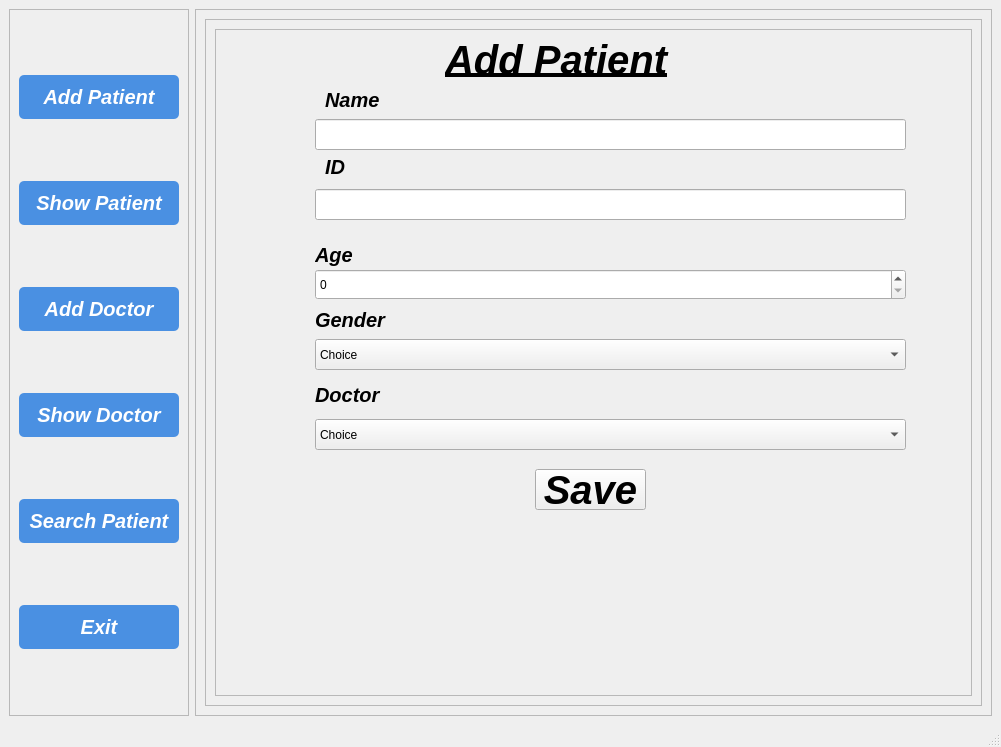
<?xml version="1.0" encoding="UTF-8"?>
<ui version="4.0">
 <class>MainWindow</class>
 <widget class="QMainWindow" name="MainWindow">
  <property name="geometry">
   <rect>
    <x>0</x>
    <y>0</y>
    <width>1001</width>
    <height>747</height>
   </rect>
  </property>
  <property name="windowTitle">
   <string>MainWindow</string>
  </property>
  <widget class="QWidget" name="centralwidget">
   <layout class="QHBoxLayout" name="horizontalLayout">
    <item>
     <widget class="QFrame" name="left_menu_frame">
      <property name="maximumSize">
       <size>
        <width>200</width>
        <height>16777215</height>
       </size>
      </property>
      <property name="cursor">
       <cursorShape>ArrowCursor</cursorShape>
      </property>
      <property name="styleSheet">
       <string notr="true">QPushButton {
    background-color: #4a90e2; 
    color: white; 
    border-radius: 5px; 
    padding: 10px; 
    font-weight: bold;
}

QPushButton:hover {
    background-color: #357abd;
}</string>
      </property>
      <property name="frameShape">
       <enum>QFrame::Shape::StyledPanel</enum>
      </property>
      <property name="frameShadow">
       <enum>QFrame::Shadow::Raised</enum>
      </property>
      <layout class="QVBoxLayout" name="verticalLayout">
       <item>
        <widget class="QPushButton" name="btn_AddPatient">
         <property name="font">
          <font>
           <pointsize>15</pointsize>
           <italic>true</italic>
           <bold>true</bold>
          </font>
         </property>
         <property name="text">
          <string>Add Patient</string>
         </property>
        </widget>
       </item>
       <item>
        <widget class="QPushButton" name="btn_ShowPatient">
         <property name="font">
          <font>
           <pointsize>15</pointsize>
           <italic>true</italic>
           <bold>true</bold>
          </font>
         </property>
         <property name="text">
          <string>Show Patient</string>
         </property>
        </widget>
       </item>
       <item>
        <widget class="QPushButton" name="btn_AddDoctor">
         <property name="font">
          <font>
           <pointsize>15</pointsize>
           <italic>true</italic>
           <bold>true</bold>
          </font>
         </property>
         <property name="text">
          <string>Add Doctor</string>
         </property>
        </widget>
       </item>
       <item>
        <widget class="QPushButton" name="btn_ShowDoctor">
         <property name="font">
          <font>
           <pointsize>15</pointsize>
           <italic>true</italic>
           <bold>true</bold>
          </font>
         </property>
         <property name="text">
          <string>Show Doctor</string>
         </property>
        </widget>
       </item>
       <item>
        <widget class="QPushButton" name="btn_searchpatient">
         <property name="font">
          <font>
           <pointsize>15</pointsize>
           <italic>true</italic>
           <bold>true</bold>
          </font>
         </property>
         <property name="text">
          <string>Search Patient</string>
         </property>
        </widget>
       </item>
       <item>
        <widget class="QPushButton" name="btn_Exit">
         <property name="font">
          <font>
           <pointsize>15</pointsize>
           <italic>true</italic>
           <bold>true</bold>
          </font>
         </property>
         <property name="text">
          <string>Exit</string>
         </property>
        </widget>
       </item>
      </layout>
     </widget>
    </item>
    <item>
     <widget class="QFrame" name="frame">
      <property name="frameShape">
       <enum>QFrame::Shape::StyledPanel</enum>
      </property>
      <property name="frameShadow">
       <enum>QFrame::Shadow::Raised</enum>
      </property>
      <layout class="QHBoxLayout" name="horizontalLayout_2">
       <item>
        <widget class="QFrame" name="frame_2">
         <property name="frameShape">
          <enum>QFrame::Shape::StyledPanel</enum>
         </property>
         <property name="frameShadow">
          <enum>QFrame::Shadow::Raised</enum>
         </property>
         <layout class="QHBoxLayout" name="horizontalLayout_3">
          <item>
           <widget class="QFrame" name="frame_4">
            <property name="frameShape">
             <enum>QFrame::Shape::StyledPanel</enum>
            </property>
            <property name="frameShadow">
             <enum>QFrame::Shadow::Raised</enum>
            </property>
            <layout class="QHBoxLayout" name="horizontalLayout_4">
             <item>
              <widget class="QStackedWidget" name="stackedWidget">
               <property name="cursor">
                <cursorShape>PointingHandCursor</cursorShape>
               </property>
               <property name="currentIndex">
                <number>0</number>
               </property>
               <widget class="QWidget" name="page">
                <widget class="QLabel" name="label">
                 <property name="geometry">
                  <rect>
                   <x>220</x>
                   <y>0</y>
                   <width>231</width>
                   <height>41</height>
                  </rect>
                 </property>
                 <property name="font">
                  <font>
                   <pointsize>30</pointsize>
                   <italic>true</italic>
                   <bold>true</bold>
                   <underline>true</underline>
                  </font>
                 </property>
                 <property name="text">
                  <string>Add Patient</string>
                 </property>
                </widget>
                <widget class="QLineEdit" name="txt_patientname">
                 <property name="geometry">
                  <rect>
                   <x>90</x>
                   <y>80</y>
                   <width>591</width>
                   <height>31</height>
                  </rect>
                 </property>
                </widget>
                <widget class="QLabel" name="label_2">
                 <property name="geometry">
                  <rect>
                   <x>100</x>
                   <y>50</y>
                   <width>71</width>
                   <height>21</height>
                  </rect>
                 </property>
                 <property name="font">
                  <font>
                   <pointsize>15</pointsize>
                   <italic>true</italic>
                   <bold>true</bold>
                  </font>
                 </property>
                 <property name="text">
                  <string>Name</string>
                 </property>
                </widget>
                <widget class="QLabel" name="label_3">
                 <property name="geometry">
                  <rect>
                   <x>90</x>
                   <y>200</y>
                   <width>61</width>
                   <height>31</height>
                  </rect>
                 </property>
                 <property name="font">
                  <font>
                   <pointsize>15</pointsize>
                   <italic>true</italic>
                   <bold>true</bold>
                  </font>
                 </property>
                 <property name="text">
                  <string>Age</string>
                 </property>
                </widget>
                <widget class="QSpinBox" name="spn_patientage">
                 <property name="geometry">
                  <rect>
                   <x>90</x>
                   <y>230</y>
                   <width>591</width>
                   <height>31</height>
                  </rect>
                 </property>
                </widget>
                <widget class="QLabel" name="label_4">
                 <property name="geometry">
                  <rect>
                   <x>90</x>
                   <y>270</y>
                   <width>71</width>
                   <height>21</height>
                  </rect>
                 </property>
                 <property name="font">
                  <font>
                   <pointsize>15</pointsize>
                   <italic>true</italic>
                   <bold>true</bold>
                  </font>
                 </property>
                 <property name="text">
                  <string>Gender</string>
                 </property>
                </widget>
                <widget class="QComboBox" name="cmb_patientgender">
                 <property name="geometry">
                  <rect>
                   <x>90</x>
                   <y>300</y>
                   <width>591</width>
                   <height>31</height>
                  </rect>
                 </property>
                 <item>
                  <property name="text">
                   <string>Choice</string>
                  </property>
                 </item>
                 <item>
                  <property name="text">
                   <string>Male</string>
                  </property>
                 </item>
                 <item>
                  <property name="text">
                   <string>Female</string>
                  </property>
                 </item>
                </widget>
                <widget class="QLabel" name="label_5">
                 <property name="geometry">
                  <rect>
                   <x>90</x>
                   <y>340</y>
                   <width>71</width>
                   <height>31</height>
                  </rect>
                 </property>
                 <property name="font">
                  <font>
                   <pointsize>15</pointsize>
                   <italic>true</italic>
                   <bold>true</bold>
                  </font>
                 </property>
                 <property name="text">
                  <string>Doctor</string>
                 </property>
                </widget>
                <widget class="QComboBox" name="cmb_selectdoctor">
                 <property name="geometry">
                  <rect>
                   <x>90</x>
                   <y>380</y>
                   <width>591</width>
                   <height>31</height>
                  </rect>
                 </property>
                 <item>
                  <property name="text">
                   <string>Choice</string>
                  </property>
                 </item>
                </widget>
                <widget class="QPushButton" name="btn_savepatient">
                 <property name="geometry">
                  <rect>
                   <x>310</x>
                   <y>430</y>
                   <width>111</width>
                   <height>41</height>
                  </rect>
                 </property>
                 <property name="font">
                  <font>
                   <pointsize>30</pointsize>
                   <italic>true</italic>
                   <bold>true</bold>
                  </font>
                 </property>
                 <property name="text">
                  <string>Save</string>
                 </property>
                </widget>
                <widget class="QLabel" name="label_14">
                 <property name="geometry">
                  <rect>
                   <x>618</x>
                   <y>490</y>
                   <width>111</width>
                   <height>91</height>
                  </rect>
                 </property>
                 <property name="cursor">
                  <cursorShape>OpenHandCursor</cursorShape>
                 </property>
                 <property name="text">
                  <string/>
                 </property>
                 <property name="pixmap">
                  <pixmap resource="res.qrc">:/logo_ui.jpeg</pixmap>
                 </property>
                 <property name="scaledContents">
                  <bool>true</bool>
                 </property>
                </widget>
                <widget class="QLineEdit" name="txt_patientid">
                 <property name="geometry">
                  <rect>
                   <x>90</x>
                   <y>150</y>
                   <width>591</width>
                   <height>31</height>
                  </rect>
                 </property>
                </widget>
                <widget class="QLabel" name="label_18">
                 <property name="geometry">
                  <rect>
                   <x>100</x>
                   <y>120</y>
                   <width>49</width>
                   <height>16</height>
                  </rect>
                 </property>
                 <property name="font">
                  <font>
                   <pointsize>15</pointsize>
                   <italic>true</italic>
                   <bold>true</bold>
                  </font>
                 </property>
                 <property name="text">
                  <string>ID</string>
                 </property>
                </widget>
               </widget>
               <widget class="QWidget" name="page_3">
                <widget class="QLabel" name="label_6">
                 <property name="geometry">
                  <rect>
                   <x>228</x>
                   <y>10</y>
                   <width>271</width>
                   <height>41</height>
                  </rect>
                 </property>
                 <property name="font">
                  <font>
                   <pointsize>30</pointsize>
                   <italic>true</italic>
                   <bold>true</bold>
                   <underline>true</underline>
                  </font>
                 </property>
                 <property name="text">
                  <string>Show Patients</string>
                 </property>
                </widget>
                <widget class="QTableWidget" name="table_patient">
                 <property name="geometry">
                  <rect>
                   <x>5</x>
                   <y>61</y>
                   <width>751</width>
                   <height>581</height>
                  </rect>
                 </property>
                 <column>
                  <property name="text">
                   <string>ID</string>
                  </property>
                 </column>
                 <column>
                  <property name="text">
                   <string>Name</string>
                  </property>
                 </column>
                 <column>
                  <property name="text">
                   <string>Age</string>
                  </property>
                 </column>
                 <column>
                  <property name="text">
                   <string>Gender</string>
                  </property>
                 </column>
                 <column>
                  <property name="text">
                   <string>Doctor</string>
                  </property>
                 </column>
                </widget>
                <widget class="QLabel" name="label_15">
                 <property name="geometry">
                  <rect>
                   <x>630</x>
                   <y>520</y>
                   <width>101</width>
                   <height>101</height>
                  </rect>
                 </property>
                 <property name="cursor">
                  <cursorShape>PointingHandCursor</cursorShape>
                 </property>
                 <property name="text">
                  <string/>
                 </property>
                 <property name="pixmap">
                  <pixmap resource="res.qrc">:/logo_ui.jpeg</pixmap>
                 </property>
                 <property name="scaledContents">
                  <bool>true</bool>
                 </property>
                </widget>
               </widget>
               <widget class="QWidget" name="page_4">
                <widget class="QLabel" name="label_7">
                 <property name="geometry">
                  <rect>
                   <x>210</x>
                   <y>10</y>
                   <width>231</width>
                   <height>41</height>
                  </rect>
                 </property>
                 <property name="font">
                  <font>
                   <pointsize>30</pointsize>
                   <italic>true</italic>
                   <bold>true</bold>
                   <underline>true</underline>
                  </font>
                 </property>
                 <property name="text">
                  <string>Add Doctor</string>
                 </property>
                </widget>
                <widget class="QLineEdit" name="txt_DoctorName">
                 <property name="geometry">
                  <rect>
                   <x>100</x>
                   <y>90</y>
                   <width>601</width>
                   <height>31</height>
                  </rect>
                 </property>
                </widget>
                <widget class="QLabel" name="label_8">
                 <property name="geometry">
                  <rect>
                   <x>110</x>
                   <y>60</y>
                   <width>111</width>
                   <height>21</height>
                  </rect>
                 </property>
                 <property name="font">
                  <font>
                   <pointsize>13</pointsize>
                   <italic>true</italic>
                   <bold>true</bold>
                  </font>
                 </property>
                 <property name="text">
                  <string>Doctor Name</string>
                 </property>
                </widget>
                <widget class="QLabel" name="label_9">
                 <property name="geometry">
                  <rect>
                   <x>100</x>
                   <y>130</y>
                   <width>121</width>
                   <height>31</height>
                  </rect>
                 </property>
                 <property name="font">
                  <font>
                   <pointsize>13</pointsize>
                   <italic>true</italic>
                   <bold>true</bold>
                  </font>
                 </property>
                 <property name="text">
                  <string>Specialization</string>
                 </property>
                </widget>
                <widget class="QComboBox" name="cmb_DoctorSpec">
                 <property name="geometry">
                  <rect>
                   <x>100</x>
                   <y>170</y>
                   <width>601</width>
                   <height>31</height>
                  </rect>
                 </property>
                 <item>
                  <property name="text">
                   <string>Choice</string>
                  </property>
                 </item>
                 <item>
                  <property name="text">
                   <string>القلب</string>
                  </property>
                 </item>
                 <item>
                  <property name="text">
                   <string>الاسنان</string>
                  </property>
                 </item>
                 <item>
                  <property name="text">
                   <string>العظام</string>
                  </property>
                 </item>
                 <item>
                  <property name="text">
                   <string>الجراحه</string>
                  </property>
                 </item>
                 <item>
                  <property name="text">
                   <string>العيون</string>
                  </property>
                 </item>
                 <item>
                  <property name="text">
                   <string>المخ و الاعصاب</string>
                  </property>
                 </item>
                 <item>
                  <property name="text">
                   <string>الاطفال</string>
                  </property>
                 </item>
                 <item>
                  <property name="text">
                   <string>الباطنه</string>
                  </property>
                 </item>
                </widget>
                <widget class="QPushButton" name="btn_savedoctor">
                 <property name="geometry">
                  <rect>
                   <x>330</x>
                   <y>230</y>
                   <width>121</width>
                   <height>51</height>
                  </rect>
                 </property>
                 <property name="font">
                  <font>
                   <pointsize>30</pointsize>
                   <italic>true</italic>
                   <bold>true</bold>
                  </font>
                 </property>
                 <property name="text">
                  <string>Save</string>
                 </property>
                </widget>
                <widget class="QLabel" name="label_16">
                 <property name="geometry">
                  <rect>
                   <x>620</x>
                   <y>490</y>
                   <width>101</width>
                   <height>101</height>
                  </rect>
                 </property>
                 <property name="text">
                  <string/>
                 </property>
                 <property name="pixmap">
                  <pixmap resource="res.qrc">:/logo_ui.jpeg</pixmap>
                 </property>
                 <property name="scaledContents">
                  <bool>true</bool>
                 </property>
                </widget>
               </widget>
               <widget class="QWidget" name="page_2">
                <widget class="QLabel" name="label_10">
                 <property name="geometry">
                  <rect>
                   <x>248</x>
                   <y>10</y>
                   <width>261</width>
                   <height>41</height>
                  </rect>
                 </property>
                 <property name="font">
                  <font>
                   <pointsize>30</pointsize>
                   <italic>true</italic>
                   <bold>true</bold>
                   <underline>true</underline>
                  </font>
                 </property>
                 <property name="text">
                  <string>Show Doctors</string>
                 </property>
                </widget>
                <widget class="QTableWidget" name="table_doctors">
                 <property name="geometry">
                  <rect>
                   <x>20</x>
                   <y>60</y>
                   <width>731</width>
                   <height>561</height>
                  </rect>
                 </property>
                 <column>
                  <property name="text">
                   <string>New Column</string>
                  </property>
                 </column>
                 <column>
                  <property name="text">
                   <string>Specialization</string>
                  </property>
                 </column>
                </widget>
                <widget class="QLabel" name="label_17">
                 <property name="geometry">
                  <rect>
                   <x>640</x>
                   <y>520</y>
                   <width>101</width>
                   <height>91</height>
                  </rect>
                 </property>
                 <property name="text">
                  <string/>
                 </property>
                 <property name="pixmap">
                  <pixmap resource="res.qrc">:/logo_ui.jpeg</pixmap>
                 </property>
                 <property name="scaledContents">
                  <bool>true</bool>
                 </property>
                </widget>
               </widget>
               <widget class="QWidget" name="page_5">
                <widget class="QLabel" name="label_19">
                 <property name="geometry">
                  <rect>
                   <x>240</x>
                   <y>10</y>
                   <width>291</width>
                   <height>41</height>
                  </rect>
                 </property>
                 <property name="font">
                  <font>
                   <pointsize>30</pointsize>
                   <italic>true</italic>
                   <bold>true</bold>
                   <underline>true</underline>
                  </font>
                 </property>
                 <property name="text">
                  <string>Search Patient</string>
                 </property>
                </widget>
                <widget class="QLineEdit" name="txt_searchpatient">
                 <property name="geometry">
                  <rect>
                   <x>150</x>
                   <y>90</y>
                   <width>421</width>
                   <height>31</height>
                  </rect>
                 </property>
                </widget>
                <widget class="QLabel" name="label_20">
                 <property name="geometry">
                  <rect>
                   <x>160</x>
                   <y>60</y>
                   <width>101</width>
                   <height>21</height>
                  </rect>
                 </property>
                 <property name="font">
                  <font>
                   <pointsize>15</pointsize>
                   <italic>true</italic>
                   <bold>true</bold>
                  </font>
                 </property>
                 <property name="text">
                  <string>Enter Id</string>
                 </property>
                </widget>
                <widget class="QTableWidget" name="table_searchpatient">
                 <property name="geometry">
                  <rect>
                   <x>-10</x>
                   <y>140</y>
                   <width>781</width>
                   <height>461</height>
                  </rect>
                 </property>
                 <column>
                  <property name="text">
                   <string>ID</string>
                  </property>
                 </column>
                 <column>
                  <property name="text">
                   <string>Name</string>
                  </property>
                 </column>
                 <column>
                  <property name="text">
                   <string>Age</string>
                  </property>
                 </column>
                 <column>
                  <property name="text">
                   <string>Gender</string>
                  </property>
                 </column>
                 <column>
                  <property name="text">
                   <string>Doctor</string>
                  </property>
                 </column>
                </widget>
                <widget class="QLabel" name="label_21">
                 <property name="geometry">
                  <rect>
                   <x>640</x>
                   <y>510</y>
                   <width>101</width>
                   <height>91</height>
                  </rect>
                 </property>
                 <property name="text">
                  <string/>
                 </property>
                 <property name="pixmap">
                  <pixmap resource="res.qrc">:/logo_ui.jpeg</pixmap>
                 </property>
                 <property name="scaledContents">
                  <bool>true</bool>
                 </property>
                </widget>
               </widget>
               <widget class="QWidget" name="page_login">
                <widget class="QLineEdit" name="txt_username">
                 <property name="geometry">
                  <rect>
                   <x>0</x>
                   <y>200</y>
                   <width>311</width>
                   <height>21</height>
                  </rect>
                 </property>
                </widget>
                <widget class="QLineEdit" name="txt_password">
                 <property name="geometry">
                  <rect>
                   <x>0</x>
                   <y>250</y>
                   <width>311</width>
                   <height>21</height>
                  </rect>
                 </property>
                 <property name="echoMode">
                  <enum>QLineEdit::EchoMode::Password</enum>
                 </property>
                </widget>
                <widget class="QPushButton" name="btn_login">
                 <property name="geometry">
                  <rect>
                   <x>110</x>
                   <y>280</y>
                   <width>75</width>
                   <height>31</height>
                  </rect>
                 </property>
                 <property name="font">
                  <font>
                   <pointsize>15</pointsize>
                   <italic>true</italic>
                   <bold>true</bold>
                  </font>
                 </property>
                 <property name="text">
                  <string>Login</string>
                 </property>
                </widget>
                <widget class="QLabel" name="label_13">
                 <property name="geometry">
                  <rect>
                   <x>448</x>
                   <y>180</y>
                   <width>101</width>
                   <height>101</height>
                  </rect>
                 </property>
                 <property name="text">
                  <string/>
                 </property>
                 <property name="pixmap">
                  <pixmap>hospital_logo.png.png</pixmap>
                 </property>
                 <property name="scaledContents">
                  <bool>true</bool>
                 </property>
                </widget>
                <widget class="QLabel" name="lbl_logo">
                 <property name="geometry">
                  <rect>
                   <x>-100</x>
                   <y>-30</y>
                   <width>1151</width>
                   <height>671</height>
                  </rect>
                 </property>
                 <property name="text">
                  <string/>
                 </property>
                 <property name="pixmap">
                  <pixmap resource="res.qrc">:/hospital_logo.png</pixmap>
                 </property>
                 <property name="scaledContents">
                  <bool>true</bool>
                 </property>
                </widget>
                <widget class="QLabel" name="label_11">
                 <property name="geometry">
                  <rect>
                   <x>10</x>
                   <y>175</y>
                   <width>101</width>
                   <height>21</height>
                  </rect>
                 </property>
                 <property name="font">
                  <font>
                   <pointsize>15</pointsize>
                   <italic>true</italic>
                   <bold>true</bold>
                  </font>
                 </property>
                 <property name="text">
                  <string>Username</string>
                 </property>
                </widget>
                <widget class="QLabel" name="label_12">
                 <property name="geometry">
                  <rect>
                   <x>10</x>
                   <y>219</y>
                   <width>101</width>
                   <height>31</height>
                  </rect>
                 </property>
                 <property name="font">
                  <font>
                   <pointsize>15</pointsize>
                   <italic>true</italic>
                   <bold>true</bold>
                  </font>
                 </property>
                 <property name="text">
                  <string>Password</string>
                 </property>
                </widget>
                <zorder>lbl_logo</zorder>
                <zorder>txt_username</zorder>
                <zorder>txt_password</zorder>
                <zorder>btn_login</zorder>
                <zorder>label_13</zorder>
                <zorder>label_11</zorder>
                <zorder>label_12</zorder>
               </widget>
              </widget>
             </item>
            </layout>
           </widget>
          </item>
         </layout>
        </widget>
       </item>
      </layout>
     </widget>
    </item>
   </layout>
  </widget>
  <widget class="QMenuBar" name="menubar">
   <property name="geometry">
    <rect>
     <x>0</x>
     <y>0</y>
     <width>1001</width>
     <height>22</height>
    </rect>
   </property>
  </widget>
  <widget class="QStatusBar" name="statusbar"/>
 </widget>
 <resources>
  <include location="res.qrc"/>
  <include location="res.qrc"/>
 </resources>
 <connections/>
</ui>
